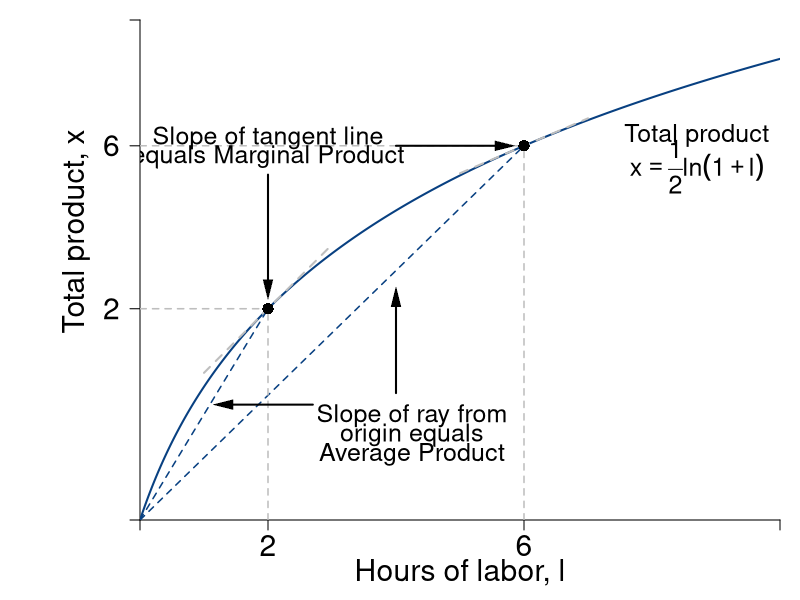

Source code (R):
require(shape)
pdf(file = "specprodexch/production_drs.pdf", width = 9, height = 7)

#Set parameters for graphics
axislabelsize <- 1.8
labelsize <- 1.5
namesize <- 1.8
annotatesize <- 1.5
graphlinewidth <- 2
segmentlinewidth <- 1.5

COL <- c("#7fc97f", "#beaed4", "#fdc086", "#ffff99", "#386cb0", "#f0027f", "#bf5b17", "#666666")
COLA <- c("#99d8c9","#66c2a4","#41ae76", "#238b45", "#005824")
COLB <- c("#4eb3d3", "#2b8cbe", "#0868ac","#084081")

#Edited the margins to cater for the larger LHS labels
par(mar =  c(4, 7, 1, 1))

#Change this to make it log of l 

prodFn <- function(l, k = 0.5) {
  k*log(l + 1)
}

MprodFn <- function(l, k = 0.5) {
  k*(1/(l + 1))
}

AprodFn <- function(l, k = 0.5) {
  (k*log(l + 1))/l
}

Mpline <- function(l, constant = 0.3181472, slope = 0.125){
  constant + slope*l
}

xlims <- c(0, 10)
ylims <- c(0, 1.3)

npts <- 501 
x <- seq(xlims[1], xlims[2], length.out = npts)
y <- seq(ylims[1], ylims[2], length.out = npts) 
a <- c(13, 15, 17)

plot(1, 0, xlim = xlims, ylim = ylims, type = "n",
     xlab = expression(paste("")),
     ylab = expression(paste("")), 
     xaxt = "n", 
     yaxt = "n", 
     cex.lab = axislabelsize, 
     bty = "n",
     xaxs="i", 
     yaxs="i")

# ticksy <- seq(from = 0, to = ylims[2], by = 0.25)
# ylabels <- seq(from = 0, to = ylims[2], by = 0.25)
# ticksx <- seq(from = 0, to = xlims[2], by = 1)
# xlabels <- seq(from = 0, to = xlims[2], by = 1)
ticksy <- c(0, prodFn(l = 2, k = 0.5), prodFn(l = 6, k = 0.5), ylims[2])
ylabels <- c(NA, expression(paste(2)), expression(paste(6)), NA)
ticksx <- c(0, 2, 6, xlims[2])
xlabels <- c(NA, 2, 6, NA)

axis(1, at = ticksx, pos = 0, labels = xlabels, cex.axis = axislabelsize)
axis(2, at = ticksy, pos = 0, labels = ylabels, las = 1, cex.axis = axislabelsize)

npts <- 500 
xx1 <- seq(xlims[1], xlims[2], length.out = npts)
xx2 <- seq(0, xlims[2], length.out = npts)
xx3 <- seq(1, 3, length.out = npts)
xx4 <- seq(5, 7, length.out = npts)

lines(xx1, prodFn(xx1, k = 0.5), col = COLB[4], lwd = graphlinewidth)
#lines(xx2, MprodFn(xx1, k = 0.5), col = COLA[1], lwd = graphlinewidth)
#lines(xx1, AprodFn(xx1, k = 0.5), col = COLA[2], lwd = graphlinewidth)
lines(xx3, Mpline(xx3, constant = prodFn(l = 2, k = 0.5) - 2*MprodFn(l = 2, k = 0.5), slope = MprodFn(l = 2, k = 0.5)), col = "gray", lty = 2, lwd = graphlinewidth)
lines(xx4, Mpline(xx4, constant = prodFn(l = 6, k = 0.5) - 6*MprodFn(l = 6, k = 0.5), slope = MprodFn(l = 6, k = 0.5)), col = "gray", lty = 2, lwd = graphlinewidth)
#lines(xx1, indiffA1(xx1, uA = 20, rmax = 2.5, xmax = 10), col = COLB[4], lwd = graphlinewidth)



mtext(expression(paste("Hours of labor, ", l)), side = 1, line = 2.5, cex = axislabelsize)
text(-1, 0.75, expression(paste("Total product, ", x)), xpd = TRUE, cex = axislabelsize, srt = 90) 

#segments(4.11765, 6.17647, 5.88, 8.88, lty = 1, col = COL[2] , lwd = graphlinewidth)
#text(7.3, 3, expression("Pareto Efficient"))
#text(7.3, 2.5, expression("Curve"))
#Arrows(7.3, 3.5, 7.3, 6.1, col = "black", lty = 1, lwd = 2, arr.type = "triangle", arr.lwd = 0.5)

segments(0, prodFn(l = 6, k = 0.5), 6, prodFn(l = 6, k = 0.5), lty = 2, col = "gray" , lwd = segmentlinewidth)
segments(6, 0, 6, prodFn(l = 6, k = 0.5), lty = 2, col = "gray" , lwd = segmentlinewidth)
segments(0, 0, 6, prodFn(l = 6, k = 0.5), lty = 2, col = COLB[4] , lwd = segmentlinewidth)
points(6, prodFn(l = 6, k = 0.5), pch = 16, col = "black", cex = 1.5)

segments(0, prodFn(l = 2, k = 0.5), 2, prodFn(l = 2, k = 0.5), lty = 2, col = "gray" , lwd = segmentlinewidth)
segments(2, 0, 2, prodFn(l = 2, k = 0.5), lty = 2, col = "gray" , lwd = segmentlinewidth)
segments(0, 0, 2, prodFn(l = 2, k = 0.5), lty = 2, col = COLB[4] , lwd = segmentlinewidth)
points(2, prodFn(l = 2, k = 0.5), pch = 16, col = "black", cex = 1.5)

#Label the iso-welfare functions for the HG, Aisha
text(8.7, 1, expression(paste("Total product")), cex = labelsize)
text(8.7, 0.92, expression(x == frac(1,2)*ln(1 + l)), cex = labelsize)


#Average Product
text(4.25, 0.27, expression(paste("Slope of ray from")), cex = labelsize)
text(4.25, 0.22, expression(paste("origin equals")), cex = labelsize)
text(4.25, 0.17, expression(paste("Average Product")), cex = labelsize)
Arrows(2.7, 0.3, 1.3, 0.3, col = "black", lty = 1, lwd = 2, arr.type = "triangle", arr.lwd = 0.5)
Arrows(4, 0.33, 4, 0.58, col = "black", lty = 1, lwd = 2, arr.type = "triangle", arr.lwd = 0.5)

#Marginal Product
text(2, prodFn(l = 6, k = 0.5) + 0.02, expression(paste("Slope of tangent line")), cex = labelsize)
text(2, prodFn(l = 6, k = 0.5) - 0.03, expression(paste("equals Marginal Product")), cex = labelsize)
Arrows(2, prodFn(l = 6, k = 0.5) - 0.075, 2, prodFn(l = 2, k = 0.5) + 0.05 , col = "black", lty = 1, lwd = 2, arr.type = "triangle", arr.lwd = 0.5)
Arrows(4, prodFn(l = 6, k = 0.5), 5.7, prodFn(l = 6, k = 0.5), col = "black", lty = 1, lwd = 2, arr.type = "triangle", arr.lwd = 0.5)



#text(6.6, 8.3, expression(u[4]^A))

#Label the indifference curves for the HG, Betty
# text(7.6, 17, expression(u[1]^B))
# text(6.75, 17, expression(u[2]^B))
# text(6, 17, expression(u[3]^B))
#text(3.4, 6.9, expression(v[4]^B))

#Label mrs function
#text(10, 8, expression(paste(mrs(x,y) == r[max] - frac(r[max], x[max])*x)))
#Arrows(10, 7.5, 10, 5.6, col = "black", lty = 1, lwd = 2, arr.type = "triangle", arr.lwd = 0.5)

#Label satiation
#text(20, 4, expression(paste(x[max] == "Point")))
#text(20, 3, expression(paste("of Satiation")))
#Arrows(20, 2.5, 20, 0.5, col = "black", lty = 1, lwd = 2, arr.type = "triangle", arr.lwd = 0.5)

#Label highest willingness to pay
# text(5, 10.5, expression(paste(r[max] == "Maximum")))
# text(5, 9.5, expression(paste("Willingness to Pay")))
# Arrows(3, 10, 0.5, 10, col = "black", lty = 1, lwd = 2, arr.type = "triangle", arr.lwd = 0.5)


# contour(x, y, 
#         outer(x, y, uA),
#         #labels = c("v1", "v2", "v3"),
#         drawlabels = FALSE,
#         col = COLA[3],
#         #xlab = expression(paste("A's Apples, ", x)),
#         #ylab = expression(paste("A's Oranges, ", y)),
#         #cex.lab = axislabelsize,
#         lwd = graphlinewidth,
#         levels = a, 
#         xaxs="i", 
#         yaxs="i", 
#         add = TRUE)

# segments(0, 6, 6, 6, lty = 2, col = "gray" , lwd = segmentlinewidth)
# segments(6, 0, 6, 6, lty = 2, col = "gray" , lwd = segmentlinewidth)
# points(6, 6, pch = 16, col = "black", cex = 1.5)

# par(new = TRUE)
# 
# #Use the same x and ylims as previously, but with locations switched
# xlims2 <- c(18, 0)
# ylims2 <- c(18, 0)

#Leave the ylab and xlab blank to ensure no axes titles
# plot(0, 0, xlim = xlims2, ylim = ylims2, type = "n",
#      xlab = expression(paste("")),
#      ylab = expression(paste("")),
#      xaxt = "n", 
#      yaxt = "n", 
#      cex.lab = 1.3, 
#      bty = "n",
#      xaxs="i", 
#      yaxs="i")
# 
# 
# lines(xx1, indiffAlow(xx1, uA = 46.08, alpha = 16, beta = 1/24), col = COL[2], lwd = graphlinewidth)


#Set up axes at sides 3 and 4 (top and right)
# axis(side = 3, at = ticksx, pos = 0, labels = xlabels)
# axis(side = 4, at = ticksy, pos = 0, labels = ylabels, las = 0)
# mtext("B's Apples, x", side=3, line = 2.5, cex = axislabelsize)
# text(-0.8, 7, expression(paste("B's Oranges, y")), xpd = TRUE, cex = axislabelsize, srt = 270) 
# 
# #Add arrows:
# arrows(-0.8, 10, -0.8, 14, xpd = TRUE, length=0.1,angle=40,lwd=3)
# arrows(6.2, -1.8, 9, -1.8, xpd = TRUE, length=0.1,angle=40,lwd=3)
# 

#Customize ticks and labels for the plot
#ticksy <- seq(from = 0, to = 15, by = 1)
#ylabels <- seq(from = 0, to = 15, by = 1)
#ticksx <- seq(from = 0, to = 10, by = 1)
#xlabels <- seq(from = 0, to = 10, by = 1)
#axis(1, at = ticksx, pos = 0, labels = xlabels)
#axis(2, at = ticksy, pos = 0, labels = ylabels, las = 0)

dev.off()
